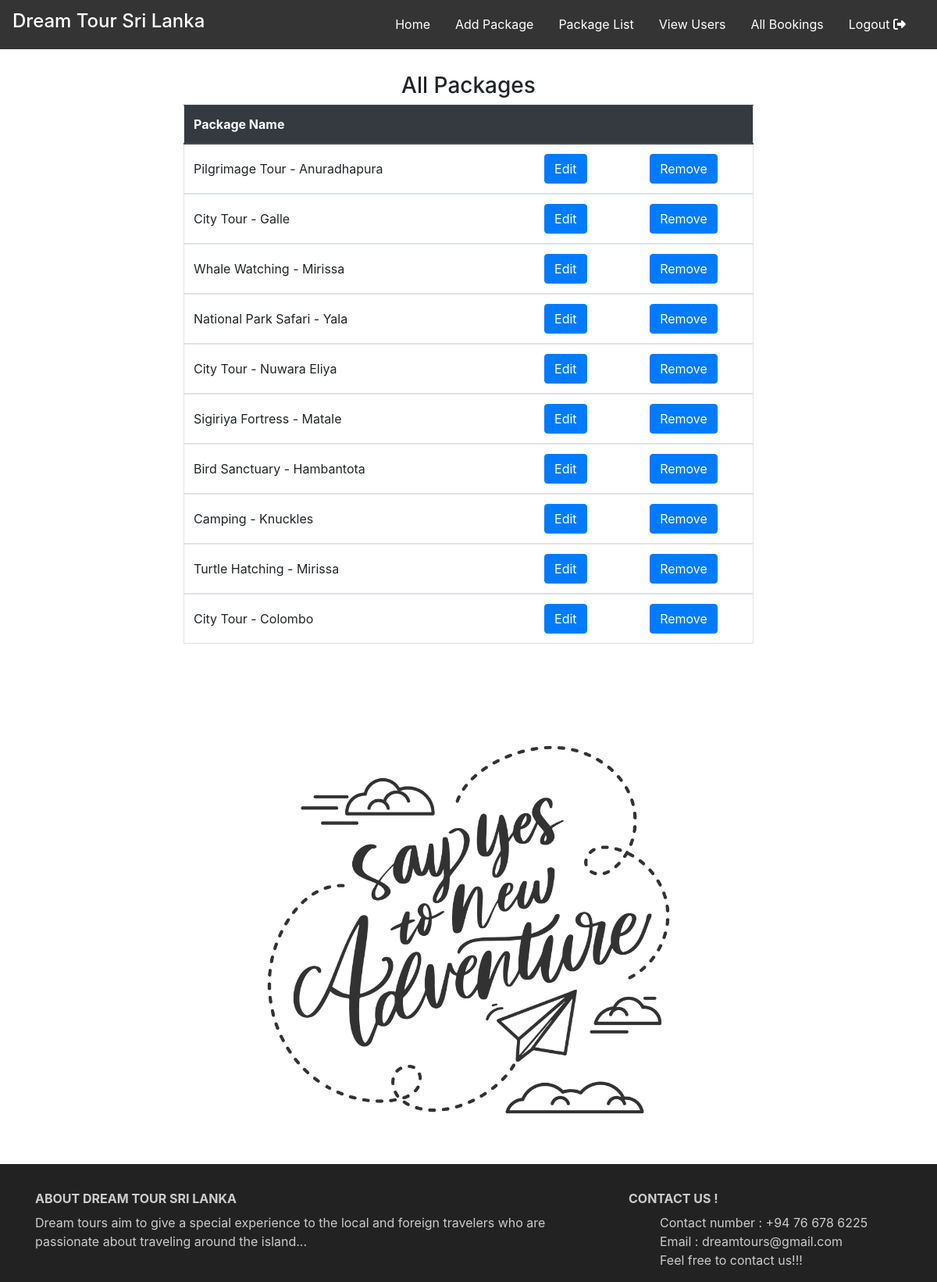
Page /packagelist.php (signed in) on the committed database.
### tables this page shows
CREATE TABLE `packages` (
  `ID` int(11) NOT NULL,
  `Name` varchar(50) NOT NULL,
  `Img` varchar(200) NOT NULL,
  `Des` varchar(255) NOT NULL,
  `Acc` varchar(255) NOT NULL,
  `Food` varchar(255) NOT NULL,
  `Transport` varchar(255) NOT NULL,
  `Price` varchar(10) NOT NULL,
  `Time` varchar(100) NOT NULL
);

### packagelist.php (the view, shortened to what this page needs)
<?php
include("config.php"); ?>
<!DOCTYPE html>
<html lang="en">
<head>
    <link rel="stylesheet" href="https://stackpath.bootstrapcdn.com/bootstrap/4.3.1/css/bootstrap.min.css"
>
    <link rel="stylesheet" type="text/css" href="css/styles.css">
</head>
<body>
<?php include 'nav&footer/adminNav.php' ?>
<div class="main-container ">
    <form method="post" style="margin-top: 30px">
        <h3 style="text-align: center; ">All Packages</h3>
        <div class="container">
            <div class="row justify-content-md-center ">
                <div class="col-md-8 ">
                    <?php
                    try {
                        $conn = new PDO($db, $un, $password);
                        $conn->setAttribute(PDO::ATTR_ERRMODE, PDO::ERRMODE_EXCEPTION);
                        $query = "SELECT `ID`, `Name` FROM `packages` ";
                        $result = $conn->query($query);
                        echo '<table class="table" style="border:solid #dee2e6 1px;">';
                        echo '<thead class="thead-dark">';
                        echo '<tr>
                  <th scope="col">Package Name</th>
                  <th scope="col"></th>
                  <th scope="col"></th>
                  </tr>';
                        echo '</thead>';
                        foreach ($result as $row) {
                            echo '<tbody>';
                            echo '<tr class="rw">';
                            echo '<td style="vertical-align: middle;"> <input type="hidden" name="pID[]" value="' . $row[1] . '">' . $row[1] . '</td>';
                            echo '<td style="vertical-align: middle;"><button class="btn btn-primary form-btn" style="margin: auto" name="btnEdit" type="submit" value="' . $row[0] . '"  >Edit  </button></td>';
                            echo '<td style="vertical-align: middle;"><button class="btn btn-primary form-btn" style="margin: auto" name="Del" type="submit" value="' . $row[0] . '"  >Remove  </button></td>';
                            echo '</tr>';
                            echo ' </tbody>';
                        }
                        echo '</table>';
                    } catch (PDOException $th) {
                        echo $th->getMessage();
                    }
                    ?>
                </div>
            </div>
        </div>
    </form>
</div>
<img src="images/bg.jpg" class="img-bg">
<?php include 'nav&footer/footer.php' ?>
</body>
</html>

### css/styles.css (style rules this page uses)
.main-container { padding: 0px 10px 50px 10px; }
.img-bg { height: 50%; width: 50%; display: block; margin-left: auto; margin-right: auto; }
.form-btn { display: block; margin-left: auto; margin-right: auto; width: fit-content; margin-top: 10px; margin-bottom: 10px; }

### rows in the picture
packages: Name "Pilgrimage Tour - Anuradhapura", $row[0] 62 (drawn)
packages: Name "City Tour - Galle", $row[0] 66 (drawn)
packages: Name "Whale Watching - Mirissa", $row[0] 67 (drawn)
packages: Name "National Park Safari - Yala", $row[0] 68 (drawn)
packages: Name "City Tour - Nuwara Eliya", $row[0] 71 (drawn)
packages: Name "Sigiriya Fortress - Matale", $row[0] 72 (drawn)
packages: Name "Bird Sanctuary - Hambantota", $row[0] 73 (drawn)
packages: Name "Camping - Knuckles", $row[0] 74 (drawn)
packages: Name "Turtle Hatching - Mirissa", $row[0] 75 (drawn)
packages: Name "City Tour - Colombo", $row[0] 76 (drawn)
